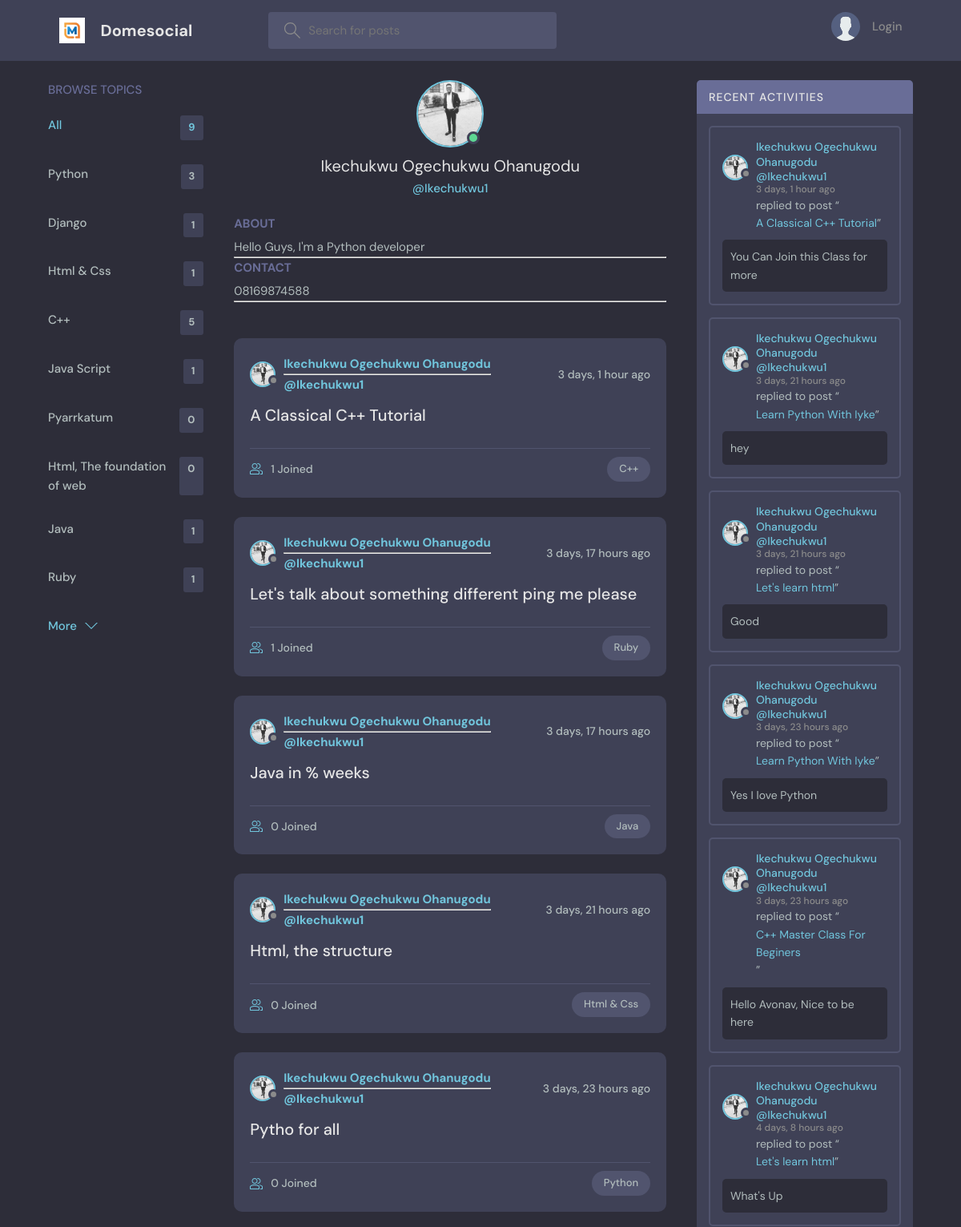
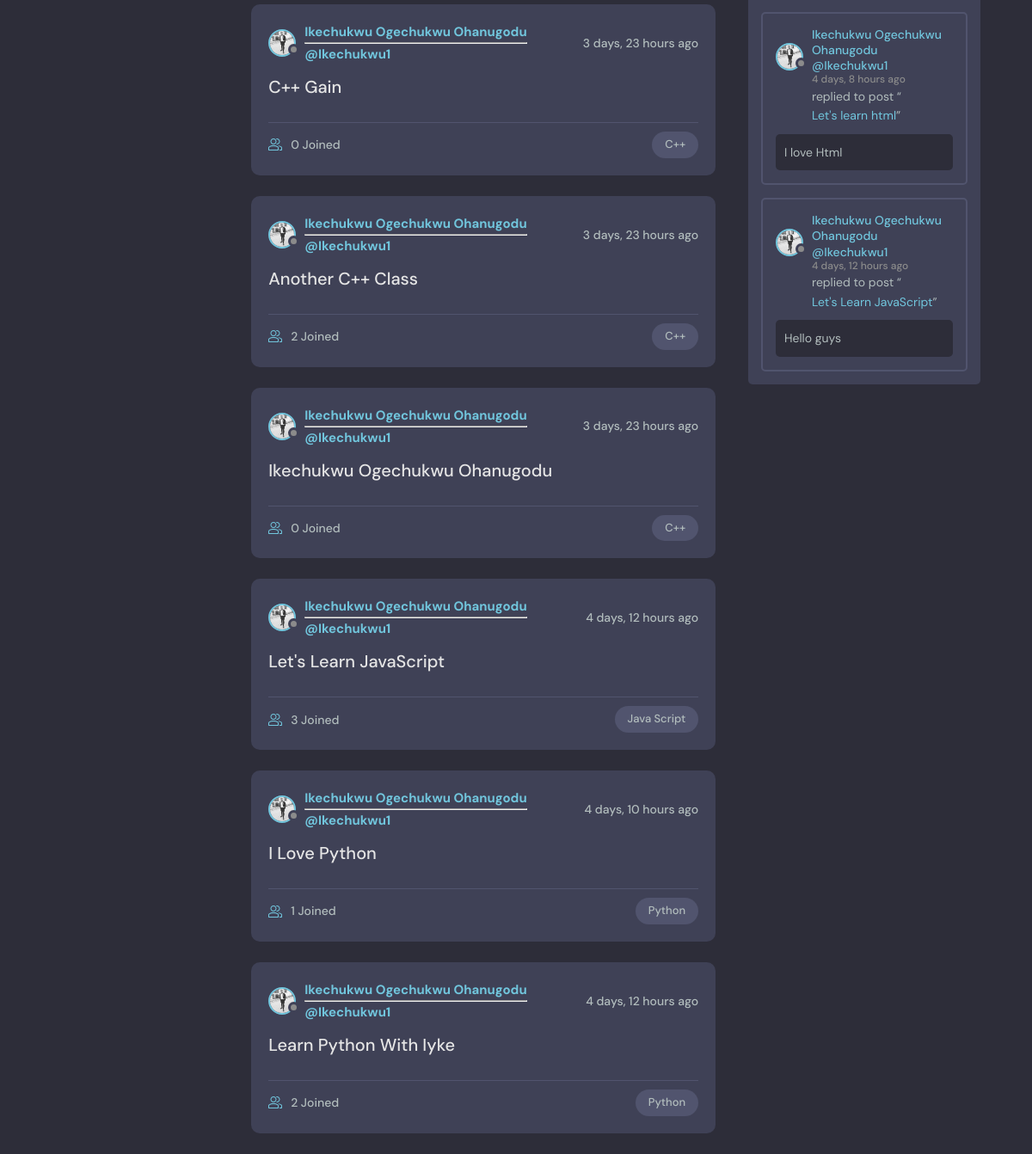
Screenshot of /users/profile/1/ with the database file from the repository (2 pictures, top to bottom).
### jet/models.py (models this page shows, shortened)
class Topic(models.Model):
    name = models.CharField(max_length=200)

class Room(models.Model):
    host = models.ForeignKey(User, on_delete=models.SET_NULL, null=True)
    topic = models.ForeignKey(Topic, on_delete=models.SET_NULL, null=True)
    name = models.CharField(max_length = 200)
    description = models.TextField(null = True, blank=True)
    participants = models.ManyToManyField(User, related_name='participants', blank=True)
    updated = models.DateTimeField(auto_now = True)
    created = models.DateTimeField(auto_now_add = True)
    def __str__(self):
        return self.name
    class Meta:
        ordering =['-updated', '-created']

class Message(models.Model):
    user = models.ForeignKey(User, on_delete=models.CASCADE)
    room = models.ForeignKey(Room, on_delete=models.CASCADE)
    body = models.TextField()
    updated = models.DateTimeField(auto_now = True)
    created = models.DateTimeField(auto_now_add = True)
    class Meta:
        ordering =['-updated', '-created']

### users/models.py (models this page shows, shortened)
class MyUser(AbstractBaseUser, PermissionsMixin):
    email = models.EmailField(_('email address'), unique=True)
    username = models.CharField(max_length=50)
    name = models.CharField(max_length=200, null=True)
    phone_no = models.CharField(max_length=50)
    bio = models.TextField(null=True)
    avatar = models.ImageField(null=True, default='avatar.svg')
    date_joined = models.DateTimeField(default=timezone.now)
    is_staff = models.BooleanField(default=False)
    is_active = models.BooleanField(default=True)
    is_admin = models.BooleanField(default=False)
    USERNAME_FIELD = 'email'
    REQUIRED_FIELDS = []
    objects = MyUserManager()

### users/views.py (the view)
# urls.py: path('profile/<str:pk>/', views.userProfile, name = 'user-profile'),
def userProfile(request, pk):
    User = get_user_model()
    user = User.objects.get(id=pk)
    rooms = user.room_set.all()
    room_messages = user.message_set.all()
    topics = Topic.objects.all()
    context = {'user': user, 'rooms': rooms, 'room_messages': room_messages, 'topics': topics}
    return render(request, 'users/profile.html', context)

### users/templates/users/profile.html (shortened to what this page needs)
{% extends 'base.html' %}
{% block content %}
<main class="profile-page layout layout--3">
  <div class="container">
    {% include 'jet/topics_component.html' %}
    <div class="roomList">
      <div class="profile">
        <div class="profile__avatar">
          <div class="avatar avatar--large active">
            <img src="{{user.avatar.url}}" />
          </div>
        </div>
        <div class="profile__info">
          <h3>{{user.name}}</h3>
          <p>@{{user.username}}</p>
        </div>
        <div class="profile__about">
          <h3>About</h3>
          <p>
            {{user.bio}} <hr>
            <h3>Contact</h3>
            {{user.phone_no}} <hr>
          </p>
        </div>
      </div>
      {% include 'jet/feed_component.html' %}
    </div>
    {% include 'jet/activity_component.html' %}
  </div>
</main>
{% endblock content %}

### templates/base.html (shortened to what this page needs)
<!DOCTYPE html>
{% load static %}
<html lang="en">
<head>
    <link rel="stylesheet" href="{% static 'rooms/styles/style.css' %}" />
</head>
<body>
    {% include 'navbar.html' %}
    {% block content %}
    {% endblock %}
</body>
</html>

### templates/navbar.html (shortened to what this page needs)
{% load static %}
<header class="header header--loggedIn">
    <div class="container">
        <a href="{% url 'jet:index' %}" class="header__logo">
            <img src="{% static 'images/logo12.jpg' %}" />
            <h1>Domesocial</h1>
        </a>
        <form class="header__search" method="GET" action="{% url 'jet:index' %}">
            <label>
                <input name="q" placeholder="Search for posts" />
            </label>
        </form>
        <nav class="header__menu">
            {% if request.user.is_authenticated %}
            <div class="header__user">
                <a href="{% url 'users:user-profile' user.id %}">
                    <div class="avatar avatar--medium active">
                        <img src="{{request.user.avatar.url}}" />
                    </div>
                    <p>{{request.user.name}} <span>@{{request.user.username}}</span></p>
                </a>
                <button class="dropdown-button">
                    <svg version="1.1" xmlns="http://www.w3.org/2000/svg" width="32" height="32" viewBox="0 0 32 32">
                        <title>chevron-down</title>
                        <path d="M16 21l-13-13h-3l16 16 16-16h-3l-13 13z"></path>
                    </svg>
                </button>
            </div>
            {% else %}
            <a href="{% url 'users:login' %}">
                <img src="{% static 'rooms/images/avatar.svg' %}" />
                <p>Login</p>
            </a>
            {% endif %}
        </nav>
    </div>
</header>

### jet/templates/jet/topics_component.html
<div class="topics">
    <div class="topics__header">
        <h2>Browse Topics</h2>
    </div>
    <ul class="topics__list">
        <li>
            <a href="{% url 'jet:index' %}" class="active">All <span>{{topics.count}}</span></a>
        </li>
        {% for topic in topics %}
        <li>
            <a href="{% url 'jet:index' %}?q={{topic.name}}">{{topic.name}}<span>{{topic.room_set.all.count}}</span></a>
        </li>
        {% endfor %}
    </ul>
    <a class="btn btn--link" href="#">
        More
        <svg version="1.1" xmlns="http://www.w3.org/2000/svg" width="32" height="32" viewBox="0 0 32 32">
            <title>chevron-down</title>
            <path d="M16 21l-13-13h-3l16 16 16-16h-3l-13 13z"></path>
        </svg>
    </a>
</div>

### jet/templates/jet/feed_component.html (shortened to what this page needs)
{% for room in rooms %}
<div class="roomListRoom">
    <div class="roomListRoom__header">
        <a href="{% url 'users:user-profile' room.host.id %}" class="roomListRoom__author">
            <div class="avatar avatar--small">
                <img src="{{room.host.avatar.url}}" />
            </div>
            <div>
                <h3>{{room.host.name}}<hr>
                <span>@{{room.host.username}}</span></h3>
            </div>
        </a>
        <div class="roomListRoom__actions">
            <span>{{room.created|timesince}} ago</span>
        </div>
    </div>
    <div class="roomListRoom__content">
        <a href="{% url 'jet:room' room.id %}">{{room.name}}</a>
    </div>
    <div class="roomListRoom__meta">
        <a href="{% url 'jet:room' room.id %}" class="roomListRoom__joined">
            {{room.participants.all.count}} Joined
        </a>
        <p class="roomListRoom__topic">{{room.topic.name}}</p>
    </div>
</div>
{% endfor %}

### jet/templates/jet/activity_component.html (shortened to what this page needs)
<div class="activities">
    <div class="activities__header">
        <h2>Recent Activities</h2>
    </div>
    {% for message in room_messages %}
    <div class="activities__box">
        <div class="activities__boxHeader roomListRoom__header">
            <a href="{% url 'users:user-profile' message.user.id %}" class="roomListRoom__author">
                <div class="avatar avatar--small">
                    <img src="{{message.user.avatar.url}}" />
                </div>
                <p>
                    {{message.user.name}}
                    @{{message.user.username}}
                    <span>{{message.created|timesince}} ago</span>
                </p>
            </a>
        </div>
        <div class="activities__boxContent">
            <p>replied to post “<a href="{% url 'jet:room' message.room.id %}">{{message.room}}</a>”</p>
            <div class="activities__boxRoomContent">{{message.body}}</div>
        </div>
    </div>
    {% endfor %}
</div>

### rows the page displays
MyUser: avatar (picture), name "Ikechukwu Ogechukwu Ohanugodu", username "Ikechukwu1", bio "Hello Guys, I'm a Python developer", phone_no "08169874588"

### other values shown
{{ topics.count }} "9"
{{ topic.name }} "Python"
{{ topic.room_set.all.count }} "3"
{{ topic.name }} "Django"
{{ topic.room_set.all.count }} "1"
{{ topic.name }} "Html & Css"
{{ topic.name }} "C++"
{{ topic.room_set.all.count }} "5"
{{ topic.name }} "Java Script"
{{ topic.name }} "Pyarrkatum"
{{ topic.room_set.all.count }} "0"
{{ topic.name }} "Html, The foundation of web"
{{ topic.name }} "Java"
{{ topic.name }} "Ruby"
{{ room.host.name }} "Ikechukwu Ogechukwu Ohanugodu"
